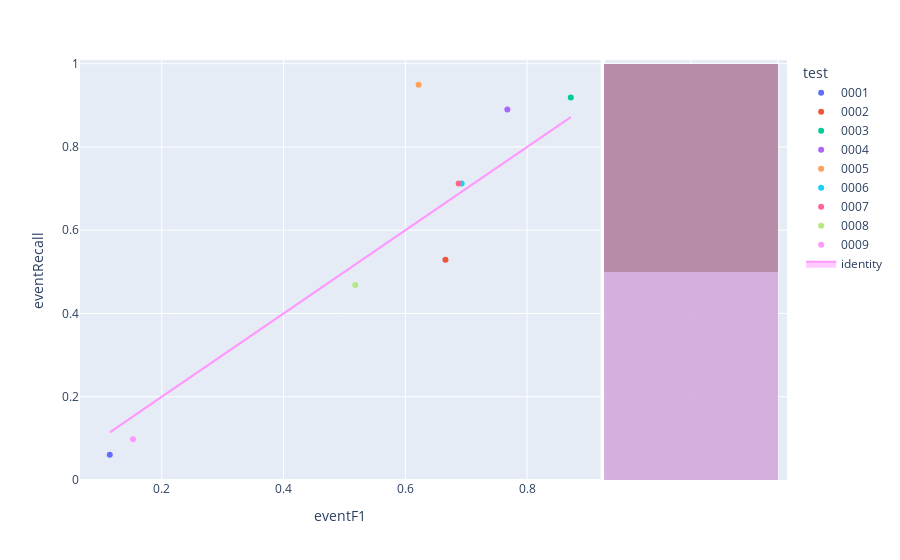

Source (notebook cell):
### Code cell
fig=px.scatter(experimentModels,x='eventF1',y='eventRecall',color='test',hover_name='modelId', marginal_y="histogram")
fig.add_trace(
    go.Scatter(x=experimentModels['eventF1'], y=experimentModels['eventF1'], name="identity", mode='lines',fill="toself")
)
fig.show()

### Figure 1 — Plotly figure (JSON) as saved in the notebook; plotly's stock layout.template omitted (floating-point values rounded to 4 significant figures)
{"data": [{"hovertemplate": "<b>%{hovertext}</b><br><br>test=0001<br>eventF1=%{x}<br>eventRecall=%{y}<extra></extra>", "hovertext": ["16b9b403-5b57-4f9b-b9b4-dd56240acf77"], "legendgroup": "0001", "marker": {"color": "#636efa", "symbol": "circle"}, "mode": "markers", "name": "0001", "orientation": "v", "showlegend": true, "type": "scatter", "x": [0.1145], "xaxis": "x", "y": [0.06075], "yaxis": "y"}, {"alignmentgroup": "True", "bingroup": "y", "hovertemplate": "test=0001<br>eventRecall=%{y}<br>count=%{x}<extra></extra>", "legendgroup": "0001", "marker": {"color": "#636efa"}, "name": "0001", "offsetgroup": "0001", "opacity": 0.5, "showlegend": false, "type": "histogram", "xaxis": "x2", "y": [0.06075], "yaxis": "y2"}, {"hovertemplate": "<b>%{hovertext}</b><br><br>test=0002<br>eventF1=%{x}<br>eventRecall=%{y}<extra></extra>", "hovertext": ["07e6bbaa-2aa2-4df4-8e5f-28bc716dc817"], "legendgroup": "0002", "marker": {"color": "#EF553B", "symbol": "circle"}, "mode": "markers", "name": "0002", "orientation": "v", "showlegend": true, "type": "scatter", "x": [0.6658], "xaxis": "x", "y": [0.5292], "yaxis": "y"}, {"alignmentgroup": "True", "bingroup": "y", "hovertemplate": "test=0002<br>eventRecall=%{y}<br>count=%{x}<extra></extra>", "legendgroup": "0002", "marker": {"color": "#EF553B"}, "name": "0002", "offsetgroup": "0002", "opacity": 0.5, "showlegend": false, "type": "histogram", "xaxis": "x2", "y": [0.5292], "yaxis": "y2"}, {"hovertemplate": "<b>%{hovertext}</b><br><br>test=0003<br>eventF1=%{x}<br>eventRecall=%{y}<extra></extra>", "hovertext": ["53f1c280-5951-4042-852e-00443c71b12e"], "legendgroup": "0003", "marker": {"color": "#00cc96", "symbol": "circle"}, "mode": "markers", "name": "0003", "orientation": "v", "showlegend": true, "type": "scatter", "x": [0.8717], "xaxis": "x", "y": [0.9187], "yaxis": "y"}, {"alignmentgroup": "True", "bingroup": "y", "hovertemplate": "test=0003<br>eventRecall=%{y}<br>count=%{x}<extra></extra>", "legendgroup": "0003", "marker": {"color": "#00cc96"}, "name": "0003", "offsetgroup": "0003", "opacity": 0.5, "showlegend": false, "type": "histogram", "xaxis": "x2", "y": [0.9187], "yaxis": "y2"}, {"hovertemplate": "<b>%{hovertext}</b><br><br>test=0004<br>eventF1=%{x}<br>eventRecall=%{y}<extra></extra>", "hovertext": ["e8ce0b00-6a48-4362-bc01-501a4996914c"], "legendgroup": "0004", "marker": {"color": "#ab63fa", "symbol": "circle"}, "mode": "markers", "name": "0004", "orientation": "v", "showlegend": true, "type": "scatter", "x": [0.7675], "xaxis": "x", "y": [0.8902], "yaxis": "y"}, {"alignmentgroup": "True", "bingroup": "y", "hovertemplate": "test=0004<br>eventRecall=%{y}<br>count=%{x}<extra></extra>", "legendgroup": "0004", "marker": {"color": "#ab63fa"}, "name": "0004", "offsetgroup": "0004", "opacity": 0.5, "showlegend": false, "type": "histogram", "xaxis": "x2", "y": [0.8902], "yaxis": "y2"}, {"hovertemplate": "<b>%{hovertext}</b><br><br>test=0005<br>eventF1=%{x}<br>eventRecall=%{y}<extra></extra>", "hovertext": ["90ab0dfb-22de-4127-bcbc-ea6d81cf7540"], "legendgroup": "0005", "marker": {"color": "#FFA15A", "symbol": "circle"}, "mode": "markers", "name": "0005", "orientation": "v", "showlegend": true, "type": "scatter", "x": [0.6218], "xaxis": "x", "y": [0.9494], "yaxis": "y"}, {"alignmentgroup": "True", "bingroup": "y", "hovertemplate": "test=0005<br>eventRecall=%{y}<br>count=%{x}<extra></extra>", "legendgroup": "0005", "marker": {"color": "#FFA15A"}, "name": "0005", "offsetgroup": "0005", "opacity": 0.5, "showlegend": false, "type": "histogram", "xaxis": "x2", "y": [0.9494], "yaxis": "y2"}, {"hovertemplate": "<b>%{hovertext}</b><br><br>test=0006<br>eventF1=%{x}<br>eventRecall=%{y}<extra></extra>", "hovertext": ["fd90c505-fd19-4b2a-bbb7-a88529c36d7c"], "legendgroup": "0006", "marker": {"color": "#19d3f3", "symbol": "circle"}, "mode": "markers", "name": "0006", "orientation": "v", "showlegend": true, "type": "scatter", "x": [0.6925], "xaxis": "x", "y": [0.7124], "yaxis": "y"}, {"alignmentgroup": "True", "bingroup": "y", "hovertemplate": "test=0006<br>eventRecall=%{y}<br>count=%{x}<extra></extra>", "legendgroup": "0006", "marker": {"color": "#19d3f3"}, "name": "0006", "offsetgroup": "0006", "opacity": 0.5, "showlegend": false, "type": "histogram", "xaxis": "x2", "y": [0.7124], "yaxis": "y2"}, {"hovertemplate": "<b>%{hovertext}</b><br><br>test=0007<br>eventF1=%{x}<br>eventRecall=%{y}<extra></extra>", "hovertext": ["5278edde-a3c5-4161-9613-f4be8bd14fc0"], "legendgroup": "0007", "marker": {"color": "#FF6692", "symbol": "circle"}, "mode": "markers", "name": "0007", "orientation": "v", "showlegend": true, "type": "scatter", "x": [0.6874], "xaxis": "x", "y": [0.7124], "yaxis": "y"}, {"alignmentgroup": "True", "bingroup": "y", "hovertemplate": "test=0007<br>eventRecall=%{y}<br>count=%{x}<extra></extra>", "legendgroup": "0007", "marker": {"color": "#FF6692"}, "name": "0007", "offsetgroup": "0007", "opacity": 0.5, "showlegend": false, "type": "histogram", "xaxis": "x2", "y": [0.7124], "yaxis": "y2"}, {"hovertemplate": "<b>%{hovertext}</b><br><br>test=0008<br>eventF1=%{x}<br>eventRecall=%{y}<extra></extra>", "hovertext": ["81a44421-f8a4-48c9-9dba-9aa04ab97659"], "legendgroup": "0008", "marker": {"color": "#B6E880", "symbol": "circle"}, "mode": "markers", "name": "0008", "orientation": "v", "showlegend": true, "type": "scatter", "x": [0.5176], "xaxis": "x", "y": [0.4681], "yaxis": "y"}, {"alignmentgroup": "True", "bingroup": "y", "hovertemplate": "test=0008<br>eventRecall=%{y}<br>count=%{x}<extra></extra>", "legendgroup": "0008", "marker": {"color": "#B6E880"}, "name": "0008", "offsetgroup": "0008", "opacity": 0.5, "showlegend": false, "type": "histogram", "xaxis": "x2", "y": [0.4681], "yaxis": "y2"}, {"hovertemplate": "<b>%{hovertext}</b><br><br>test=0009<br>eventF1=%{x}<br>eventRecall=%{y}<extra></extra>", "hovertext": ["f1d48762-3da9-4fe4-920f-943298435e53"], "legendgroup": "0009", "marker": {"color": "#FF97FF", "symbol": "circle"}, "mode": "markers", "name": "0009", "orientation": "v", "showlegend": true, "type": "scatter", "x": [0.1527], "xaxis": "x", "y": [0.09804], "yaxis": "y"}, {"alignmentgroup": "True", "bingroup": "y", "hovertemplate": "test=0009<br>eventRecall=%{y}<br>count=%{x}<extra></extra>", "legendgroup": "0009", "marker": {"color": "#FF97FF"}, "name": "0009", "offsetgroup": "0009", "opacity": 0.5, "showlegend": false, "type": "histogram", "xaxis": "x2", "y": [0.09804], "yaxis": "y2"}, {"fill": "toself", "mode": "lines", "name": "identity", "type": "scatter", "x": [0.1145, 0.6658, 0.8717, 0.7675, 0.6218, 0.6925, 0.6874, 0.5176, 0.1527], "y": [0.1145, 0.6658, 0.8717, 0.7675, 0.6218, 0.6925, 0.6874, 0.5176, 0.1527]}], "layout": {"barmode": "overlay", "legend": {"title": {"text": "test"}, "tracegroupgap": 0}, "margin": {"t": 60}, "xaxis": {"anchor": "y", "domain": [0, 0.7363], "title": {"text": "eventF1"}}, "xaxis2": {"anchor": "y2", "domain": [0.7413, 1], "matches": "x2", "showgrid": true, "showline": false, "showticklabels": false, "ticks": ""}, "yaxis": {"anchor": "x", "domain": [0, 1], "title": {"text": "eventRecall"}}, "yaxis2": {"anchor": "x2", "domain": [0, 1], "matches": "y", "showgrid": true, "showticklabels": false}}}
